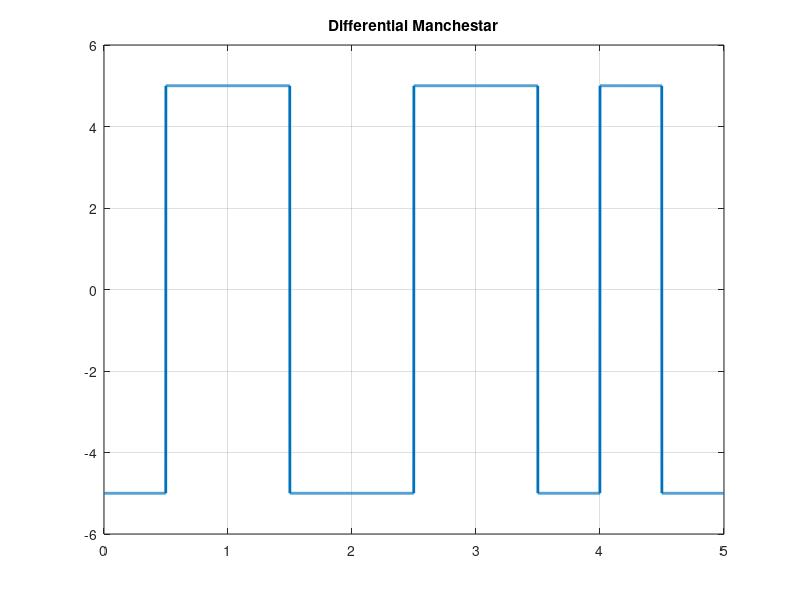

Write the MATLAB code that produced this figure.
clc;
close all;
clear all;
 
bits = [1 1 1 1 0];
%bits = input('Give a bits sequence: ');
bitrate = 1;
n = 1000;
T = length(bits)/bitrate;
N = length(bits)*n;
dt = T/N;
t = 0:dt:T-dt;

%0-> Transition
%1-> No transition
previous = -5; %Assuming previous was -5;
x = zeros(1, length(t));
half = n/2;
for i=1:length(bits)
    if(bits(i) == 1)
        x((i-1)*n + 1: half) = previous;
        x(half: i*n) = previous*(-1);
        previous = previous*(-1);
    else
        previous = previous * (-1);
        x((i-1)*n + 1: half) = previous;
        x(half: i*n) = previous*(-1);
        previous = previous*(-1);
    end
    half = half+n;
end

plot(t, x, 'Linewidth', 2);
grid on;
title('Differential Manchestar');

%Decoding
y = zeros(1, length(x)/n);
previous = -5;
for i=1:length(y)
    if x(((i-1)*n)+1) == previous
        y(i) = 1;
        previous = previous * (-1);
    end
end
disp(y);